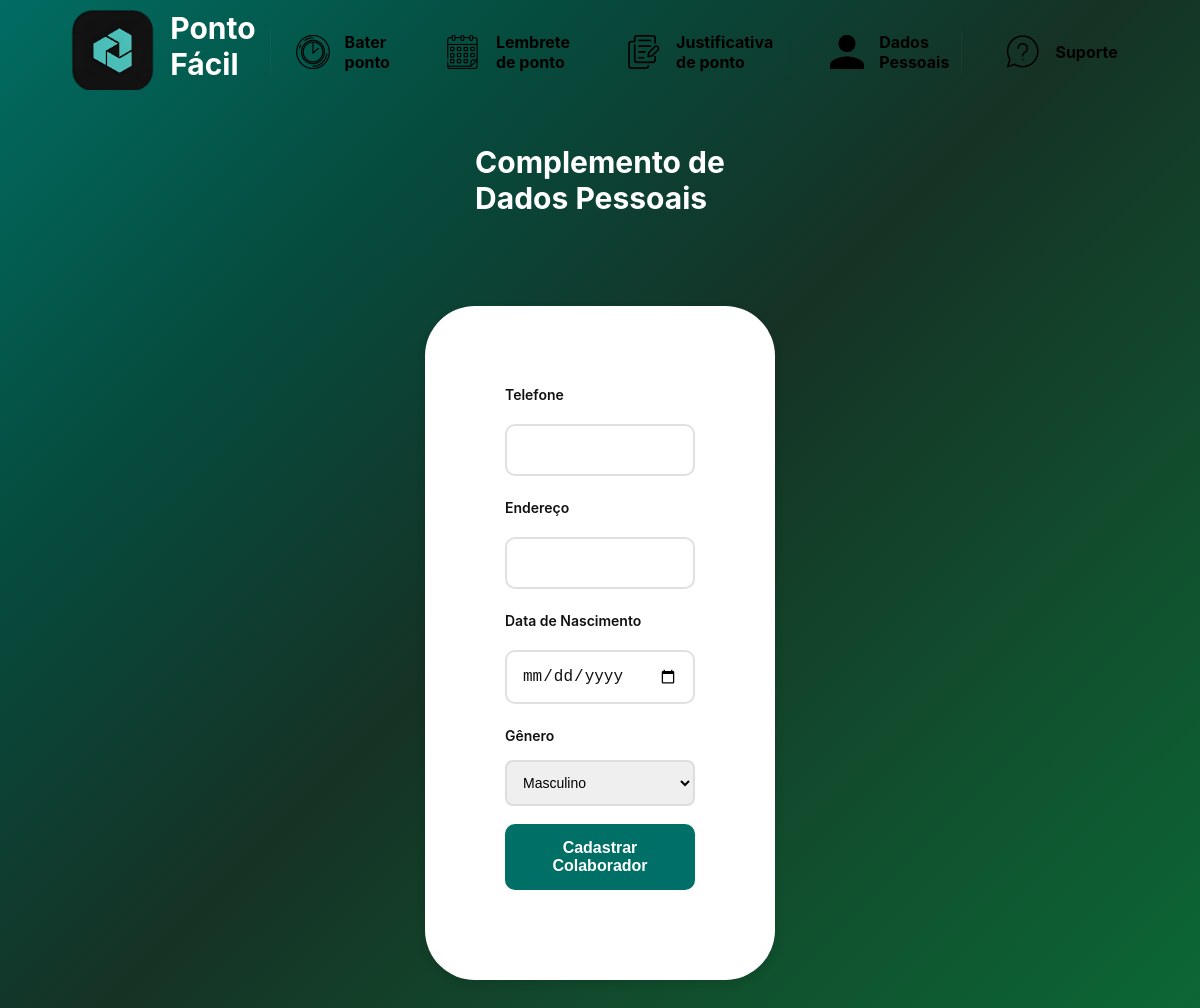
The page /pg_dados_pessoais (signed in) on the database as committed earlier.
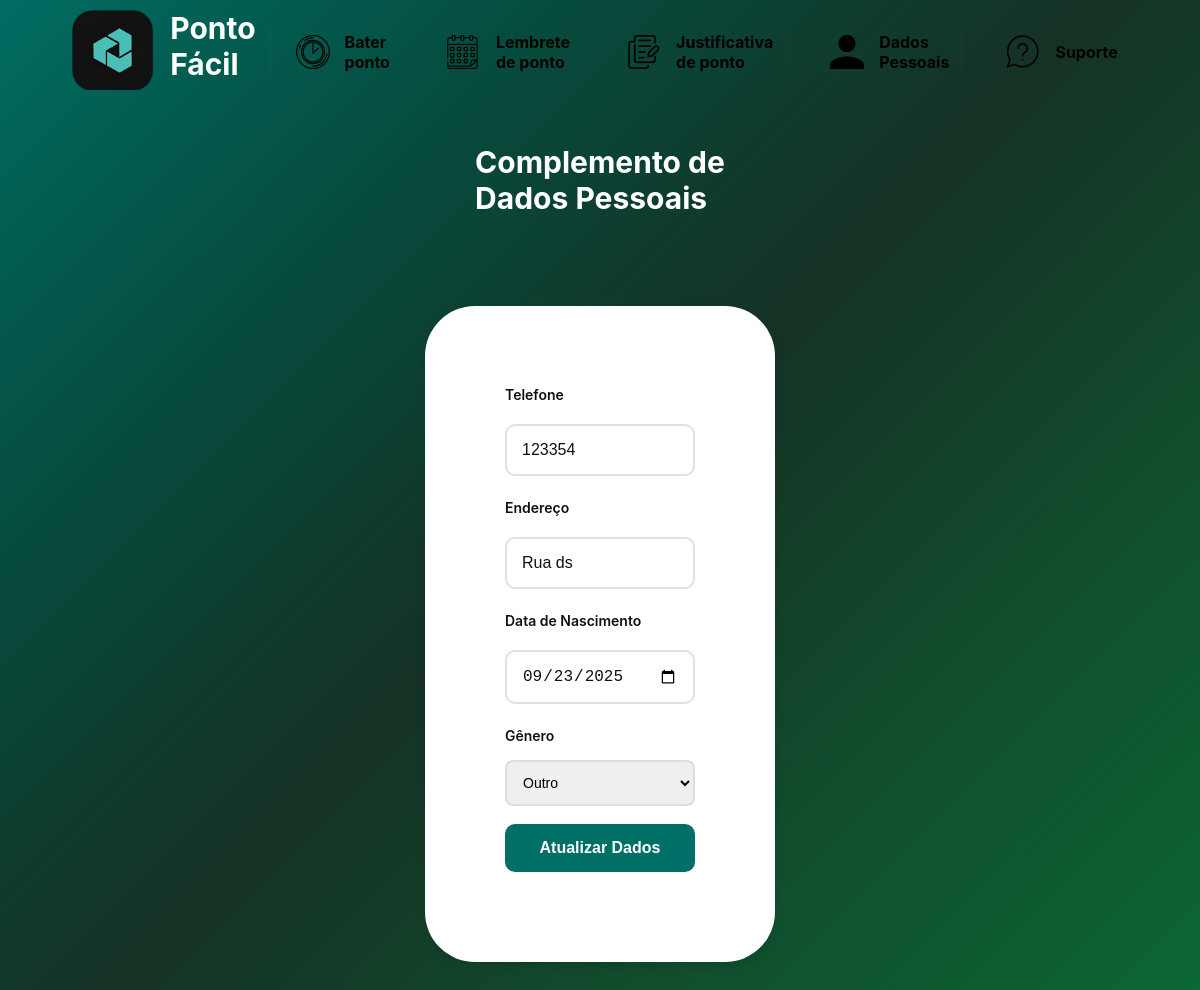
The same page on the database as committed later.
### tables this page shows
CREATE TABLE user_complemento (
    idComplemento INTEGER PRIMARY KEY AUTOINCREMENT,
    matricula TEXT NOT NULL,
    telefone TEXT,
    endereco TEXT,
    nascimento DATE,
    genero TEXT,
    FOREIGN KEY (matricula) REFERENCES user(matricula)
);

### app.py (the view, shortened to what this page needs)
@app.route("/pg_dados_pessoais", methods=["GET", "POST"])
def pg_dados_pessoais():
    matricula = session.get("matricula")
    if not matricula:
        return redirect(url_for("pg_login"))
    conn = conectar()
    cursor = conn.cursor()
    cursor.execute("SELECT telefone, endereco, nascimento, genero FROM user_complemento WHERE matricula = ?", (matricula,))
    dados = cursor.fetchone()
    cursor.close()
    conn.close()
    return render_template("pg_dados_pessoais.html", dados=dados)

### app.py (called while the page is built)
def conectar():
    return sqlite3.connect(DB_FILE)

### templates/pg_dados_pessoais.html (shortened to what this page needs)
<!DOCTYPE html>
<html lang="pt-BR">
<head>
    <link rel="stylesheet" href="{{ url_for('static', filename='css.css') }}">
</head>
<body>
    <header>
        <a href="{{ url_for('pg_inicial') }}"><img class="logo" src="{{ url_for('static', filename='images/Captura_de_tela_2025-08-21_194917-removebg-preview (1).png') }}" alt="Logo Ponto Fácil"></a>
        <h1>Ponto Fácil</h1>
        <a class="link" href="{{ url_for('pg_mrc_ponto') }}"><img class="icon" src="{{ url_for('static', filename='images/mcr_ponto.png') }}" alt="">Bater ponto</a>
        <a class="link" href="{{ url_for('pg_lembrete') }}"><img class="icon" src="{{ url_for('static', filename='images/lembrete.png') }}" alt="">Lembrete de ponto</a>
        <a class="link" href="{{ url_for('pg_justificativa') }}"><img class="icon" src="{{ url_for('static', filename='images/justificativa.png') }}" alt="">Justificativa de ponto</a>
        <a class="link" href="{{ url_for('pg_dados_pessoais') }}"><img class="icon" src="{{ url_for('static', filename='images/usuario.png') }}" alt="">Dados Pessoais</a>
        <a class="link" href="{{ url_for('pg_suporte') }}"><img class="icon" src="{{ url_for('static', filename='images/suporte.png') }}" alt="">Suporte</a>
    </header>
    <br>
    <br>
    <h1>Complemento de <br>Dados Pessoais</h1>
    <br>
    <br>
    <br>
    <form class="register-form" id="registerForm" action="{{ url_for('pg_dados_pessoais') }}" method="POST">
    <div class="form-row2">
        <div class="form-group">
            <label for="telefone">Telefone</label>
            <input type="text" id="telefone" name="telefone" value="{{ dados[0] if dados else '' }}" required>
            <label for="endereco">Endereço</label>
            <input type="text" id="endereco" name="endereco" value="{{ dados[1] if dados else '' }}" required>
            <label for="nascimento">Data de Nascimento</label>
            <input type="date" id="nascimento" name="nascimento" value="{{ dados[2] if dados else '' }}" required>
            <label for="genero">Gênero</label>
            <select id="genero" name="genero" required>
                <option value="masculino" {% if dados and dados[3] == 'masculino' %}selected{% endif %}>Masculino</option>
                <option value="outro" {% if dados and dados[3] == 'outro' %}selected{% endif %}>Outro</option>
            </select>
            <button type="submit" class="login-btn">
                {% if dados %} Atualizar Dados {% else %} Cadastrar Colaborador {% endif %}
            </button>
        </div>
    </div>
</form>
</body>
</html>

### static/css.css (style rules this page uses)
body { font-family: 'inter', sans-serif; background: linear-gradient(135deg, #016c62 0%, #054c3e 25%, #153225 50%, #114d2d 75%, #0b6735 100% ); min-height: 100vh; display: flex; flex-direction: column; align-items: center; }
.logo { width: 100px; height: auto; }
header { display: flex; flex-direction: row; justify-content: center; gap: 1px; padding: 10px; border-radius: 0px; width: 80%; max-width: 600px; gap: 10px; }
.link { background: linear-gradient(135deg, #00b894); color: rgb(0, 0, 0); border: none; border-radius: 12px; padding: 6px 12px; font-size: 16px; font-weight: bold; cursor: pointer; transition: all 0.3s ease; box-shadow: 0px 4px 10px rgba(230, 226, 226, 0.2); text-decoration: none; display: flex; flex-direction: row; margin: 5px; border-radius: 0; clip-path: polygon(10% 0, 90% 0, 100% 20%, 100% 80%, 90% 100%, 10% 100%, 0 80%, 0 20%); align-items: center; }
.icon { width: 60px; height: 60px; object-fit: contain; margin-right: 2px; }
h1 { font-size: 30px; font-weight: bold; color: #ffffff; }
* { margin: 0; padding: 0; box-sizing: border-box; }
.logo { width: 95px; height: 80px; object-fit: contain; }
form { background: #fff; padding: 60px; margin: 30px auto; width: 350px; border-radius: 50px; box-shadow: 0 4px 8px rgba(0, 0, 0, 0.1); text-align: left; }
input[type="text"], input[type="date"], textarea { width: 100%; padding: 10px; margin-top: 5px; margin-bottom: 15px; border: 1px solid #ccc; border-radius: 8px; font-size: 14px; outline: none; }
div { margin: 10px }
* { box-sizing: border-box; }
.form-group { display: flex; flex-direction: column; gap: 8px; }
.form-group label { color: #111111; font-weight: 600; font-size: 14px; }
.form-group input { padding: 15px; border: 2px solid #e0e0e0; border-radius: 10px; font-size: 16px; transition: all 0.3s ease; background: white; color: #111111; }
.login-btn { background: linear-gradient(135deg, #006f65 0%, #006f67 100%); color: white; border: none; padding: 15px; border-radius: 10px; font-size: 16px; font-weight: 600; cursor: pointer; transition: all 0.3s ease; margin-top: 10px; }
.form-group { animation: fadeIn 0.6s ease-out; animation-delay: 0.1s; animation-fill-mode: both; }
.login-btn { animation: fadeIn 0.6s ease-out; animation-delay: 0.3s; animation-fill-mode: both; }
.form-group { margin-bottom: 20px; }
.form-group label { display: block; margin-bottom: 8px; color: #2d3436; font-weight: bold; }
.form-group input, .form-group select, .form-group textarea { width: 100%; padding: 12px; border: 2px solid #ddd; border-radius: 8px; font-size: 14px; }
.register-form { display: flex; flex-direction: column; gap: 20px; }

Rows that differ between the two databases and show on the page:
added user_complemento: telefone "123354", endereco "Rua ds", nascimento "09/23/2025", genero "Outro"
Other text that changed with them:
form field genero: "Masculino" → (not shown)
text no longer shown: "Cadastrar Colaborador"
text now shown: "Atualizar Dados"
